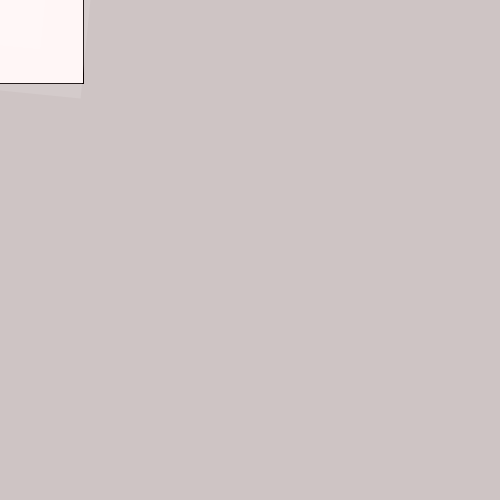
Frame 1 (no input)
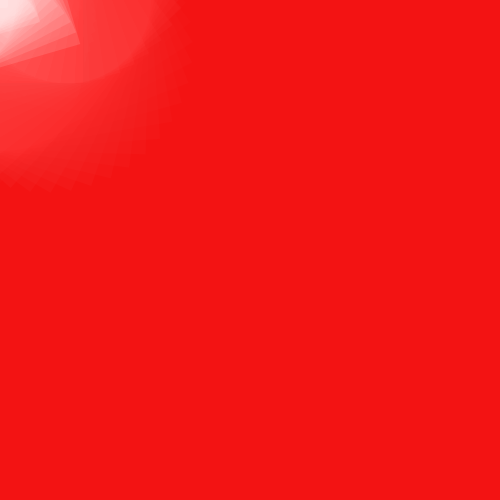
Frame 60 (the mouse pressed at the canvas centre just before this capture)
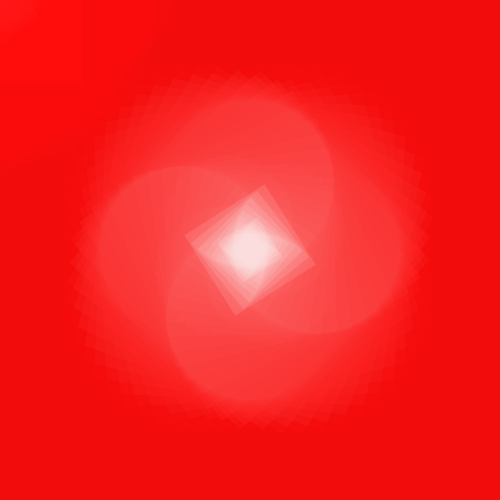
Frame 120 (the mouse held since frame 60 and released just before this capture)

The Processing sketch that drew these frames (run headless with seeded random() and noise(); from frame 60 on, the mouse is pressed at the canvas centre):

// Processing sketch: c4_5_forme_pulsation
// ── c4_5_forme_pulsation.pde
void setup() {
  size(500,500);
  // background(255, 0, 0);
  forme(0, 0, 100);
}

void draw() {
  bg(255, 0, 0, 10);
  // forme(width/2, height/2, 100);
  fill(255, 30);
  forme(mouseX, mouseY, 100);
  forme(mouseY, mouseX, 50);
}

void forme(int x, int y, float taille) {
  // pulsation
  float taille_mini = taille / 3;
  float taille_maxi = taille * 3;
  taille = map(sin(frameCount * 0.1), -1, 1, taille_mini, taille_maxi);
  // rotation
  float rotation = frameCount * 0.1;
  float decalage = taille / 2;
  push();
  translate(x,y); 
  rotate(rotation);
  square(-decalage, -decalage, taille);
  pop();
}

void bg(int rouge, int vert, int bleu, int alpha) {
  noStroke();
  fill(rouge, vert, bleu, alpha);
  rect(0,0,width, height);
}
